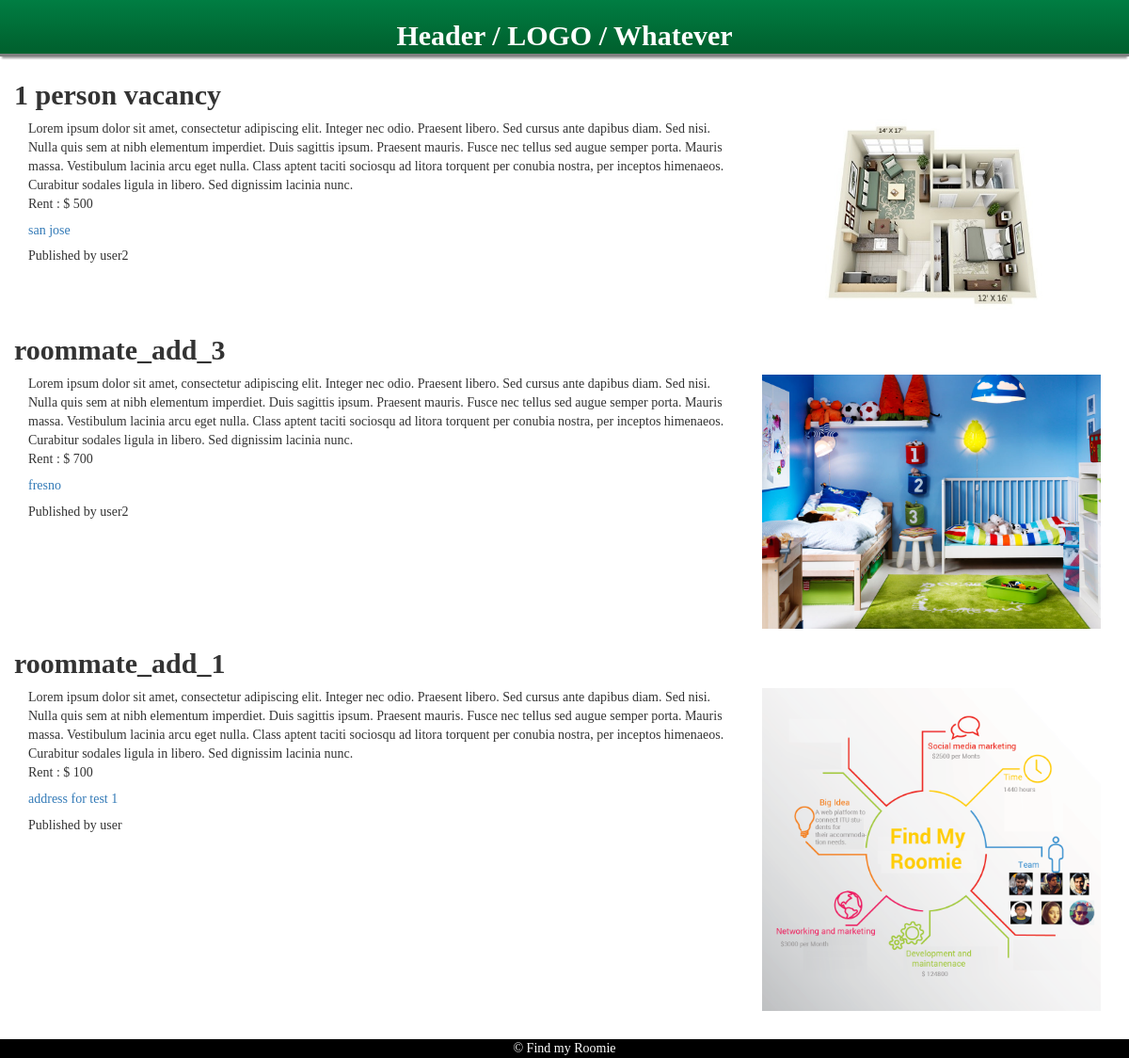
The page /u_roommate_adspace.php on the database its author committed.
### tables this page shows
CREATE TABLE IF NOT EXISTS `advertisement` (
  `id` int(11) NOT NULL AUTO_INCREMENT,
  `title` text NOT NULL,
  `address` text NOT NULL,
  `description` text NOT NULL,
  `rent` int(11) NOT NULL,
  `time` datetime DEFAULT NULL,
  `publisher` varchar(100) NOT NULL,
  `role` tinyint(1) NOT NULL,
  PRIMARY KEY (`id`)
);

CREATE TABLE IF NOT EXISTS `gallery` (
  `id` int(11) NOT NULL AUTO_INCREMENT,
  `title` varchar(100) NOT NULL,
  `image` varchar(100) NOT NULL,
  `adID` int(11) NOT NULL,
  PRIMARY KEY (`id`)
);

### u_roommate_adspace.php (the view, shortened to what this page needs)
<?php
    if((isset($_SESSION['username'])) &&($_SESSION['role']!= 0)){
          header('Location: index.php');
    }
    else{
        include 'header.php';
    }
?>
<html>
<body>
<div class="container-fluid">
    <div class="container-fluid">
        <?php
            $sqlget = "SELECT * FROM advertisement WHERE role = '0' ORDER BY ID DESC ";
            $sqldata = mysqli_query($connection,$sqlget)
                or die ('error getting data');
        $gmaps = "http://maps.google.com/?q=";
         while($page = mysqli_fetch_array($sqldata)){
                    echo  "<div class='row'><h2><b>" .$page ['title'] . "</b></h2><div class='col-sm-8'>";
                    echo  $page ['description'];
                    echo  "<br>Rent : $ ".$page ['rent'];
                    echo  '<h5> <a href= "'. $gmaps . $page ['address'] .'" target ="blank">' .$page ['address']. "</a></h5>";
                    echo "Published by " . $page['publisher'];
                    echo "</div><div class='col-sm-4'>";
            $sqlgal = "SELECT * FROM gallery WHERE title = '".$page ['title'] ."'";
            $sqlimg = mysqli_query($connection,$sqlgal)
                or die ('error getting data');
            if($row = mysqli_fetch_array($sqlimg)){
                echo '<img class="img-responsive" src="uploads/';
                echo $row['image'];
                echo '">';
        }
             echo "</div></div>";
         }
        ?>
    </div>
</div>
</body>
<footer class="footer">
     <?php
           include 'footer.php';
    ?>
</footer>
</html>

### css/style.css (style rules this page uses)
body { font-family: "Roboto " !important ; font-style: normal; font-weight: 500; height: auto; }
.footer { height: 50px; padding-top: 30px; left: 0; right: 0; botton:0; }

### rows shown on the page
advertisement: title "1 person vacancy", description "Lorem ipsum dolor sit amet, consectetur adipiscing elit. Integer nec odio. Praesent libero. Sed cursus ante dapibus diam. Sed nisi. Nulla quis sem at nibh elementum imperdiet. Duis sagittis ipsum. Praesent mauris. Fusce nec tellus sed augue semper porta. Mauris massa. Vestibulum lacinia arcu eget nulla. Class aptent taciti sociosqu ad litora torquent per conubia nostra, per inceptos himenaeos. Curabitur sodales ligula in libero. Sed dignissim lacinia nunc.", rent "500", address "san jose", publisher "user2", gallery.image (picture)
advertisement: title "roommate_add_3", description "Lorem ipsum dolor sit amet, consectetur adipiscing elit. Integer nec odio. Praesent libero. Sed cursus ante dapibus diam. Sed nisi. Nulla quis sem at nibh elementum imperdiet. Duis sagittis ipsum. Praesent mauris. Fusce nec tellus sed augue semper porta. Mauris massa. Vestibulum lacinia arcu eget nulla. Class aptent taciti sociosqu ad litora torquent per conubia nostra, per inceptos himenaeos. Curabitur sodales ligula in libero. Sed dignissim lacinia nunc.", rent "700", address "fresno", publisher "user2", gallery.image (picture)
advertisement: title "roommate_add_1", description "Lorem ipsum dolor sit amet, consectetur adipiscing elit. Integer nec odio. Praesent libero. Sed cursus ante dapibus diam. Sed nisi. Nulla quis sem at nibh elementum imperdiet. Duis sagittis ipsum. Praesent mauris. Fusce nec tellus sed augue semper porta. Mauris massa. Vestibulum lacinia arcu eget nulla. Class aptent taciti sociosqu ad litora torquent per conubia nostra, per inceptos himenaeos. Curabitur sodales ligula in libero. Sed dignissim lacinia nunc.", rent "100", address "address for test 1", publisher "user", gallery.image (picture)
